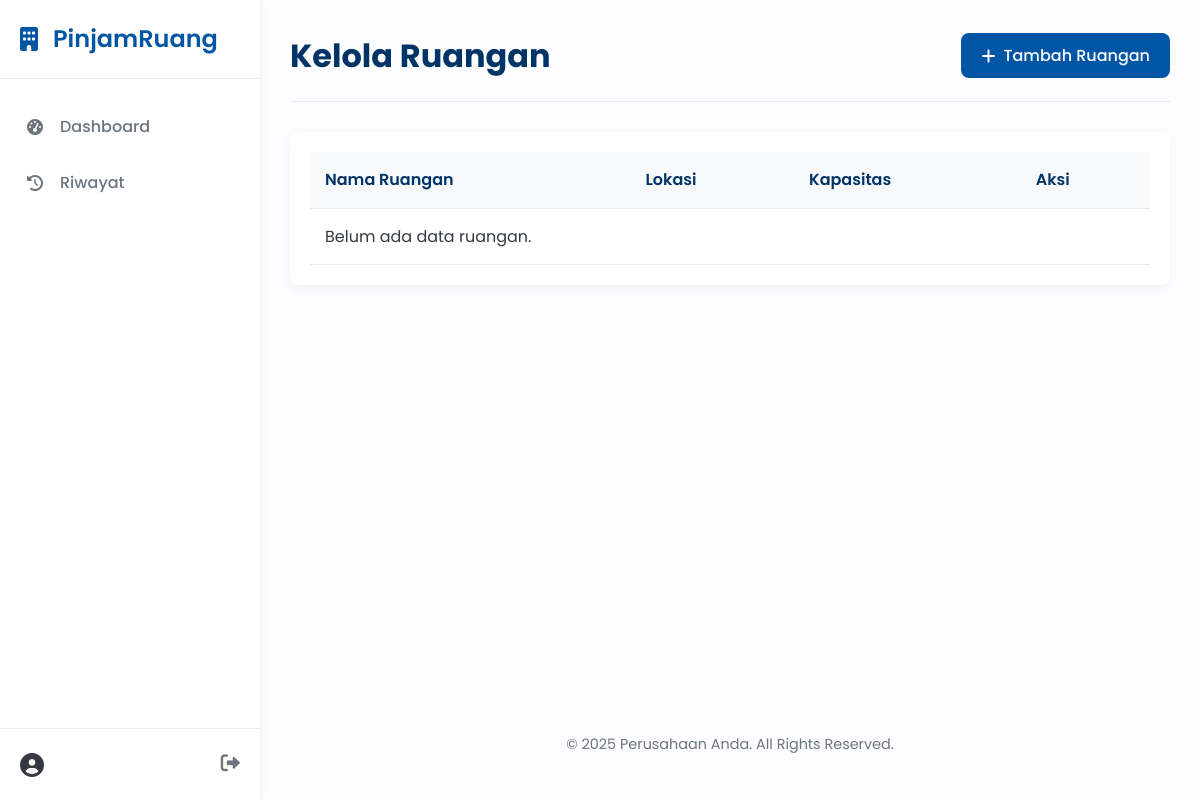
Page /manage-rooms (signed in) on the earlier database version.
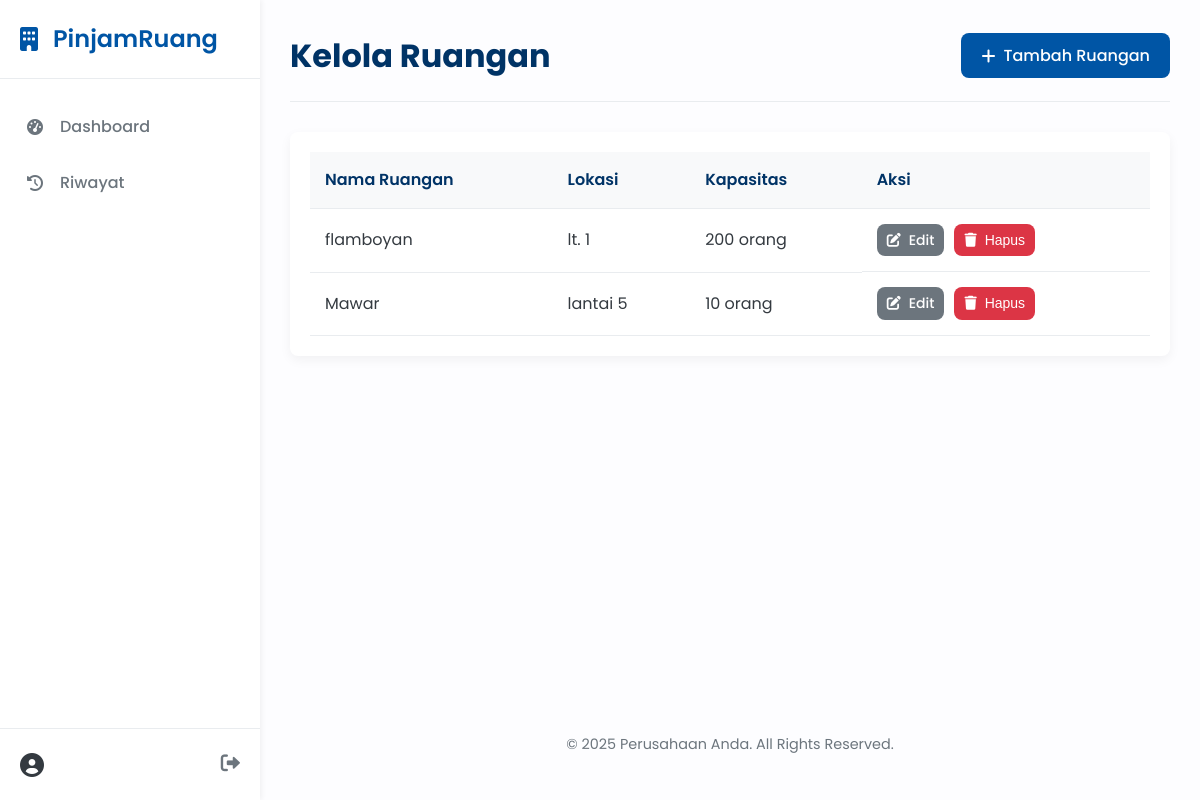
Same page on the later database version.
### app.py (models this page shows)
class Room(db.Model):
    id = db.Column(db.Integer, primary_key=True)
    name = db.Column(db.String(100), unique=True, nullable=False)
    capacity = db.Column(db.Integer, nullable=False)
    location = db.Column(db.String(100))
    facilities = db.Column(db.Text)
    bookings = db.relationship('Booking', backref='room', lazy=True)

### app.py (the view)
@app.route('/manage-rooms')
@login_required
@admin_required
def manage_rooms():
    rooms = Room.query.order_by(Room.id).all()
    return render_template('manage_rooms.html', rooms=rooms)

### app.py (called while the page is built)
def login_required(view):
    @functools.wraps(view)
    def wrapped_view(**kwargs):
        if g.user is None:
            flash('Anda harus login untuk mengakses halaman ini.', 'warning')
            return redirect(url_for('login'))
        return view(**kwargs)
    return wrapped_view

def admin_required(view):
    @functools.wraps(view)
    def wrapped_view(**kwargs):
        if not g.user or not g.user.is_admin:
            flash('Anda tidak memiliki hak akses ke halaman ini.', 'danger')
            return redirect(url_for('dashboard'))
        return view(**kwargs)
    return wrapped_view

@app.before_request
def load_logged_in_user():
    user_id = session.get('user_id')
    g.user = User.query.get(user_id) if user_id else None

@app.context_processor
def inject_current_year():
    return {'current_year': datetime.utcnow().year}

### templates/manage_rooms.html (shortened to what this page needs)
{% extends "base.html" %}
{% block content %}
<div class="page-header">
    <h1>Kelola Ruangan</h1>
    <a href="{{ url_for('add_room') }}" class="btn btn-primary"><i class="fas fa-plus"></i> Tambah Ruangan</a>
</div>
<div class="table-container">
    <table class="data-table">
        <thead>
            <tr>
                <th>Nama Ruangan</th>
                <th>Lokasi</th>
                <th>Kapasitas</th>
                <th>Aksi</th>
            </tr>
        </thead>
        <tbody>
            {% for room in rooms %}
            <tr>
                <td>{{ room.name }}</td>
                <td>{{ room.location }}</td>
                <td>{{ room.capacity }} orang</td>
                <td class="action-buttons">
                    <a href="{{ url_for('edit_room', room_id=room.id) }}" class="btn btn-secondary btn-sm"><i class="fas fa-edit"></i> Edit</a>
                    <button class="btn btn-danger btn-sm" onclick="openDeleteModal({{ room.id }}, '{{ room.name }}')"><i class="fas fa-trash"></i> Hapus</button>
                </td>
            </tr>
            {% else %}
            <tr>
                <td colspan="4">Belum ada data ruangan.</td>
            </tr>
            {% endfor %}
        </tbody>
    </table>
</div>
{% endblock %}

### templates/base.html (shortened to what this page needs)
<!DOCTYPE html>
<html lang="id">
<head>
    <link rel="stylesheet" href="https://cdnjs.cloudflare.com/ajax/libs/font-awesome/6.0.0-beta3/css/all.min.css">
    <link rel="stylesheet" href="{{ url_for('static', filename='css/style.css') }}">
</head>
<body>
    <div class="page-container">
        <aside class="sidebar">
            <div class="sidebar-header">
                <i class="fas fa-building"></i>
                <span>PinjamRuang</span>
            </div>
            <nav class="sidebar-nav">
                <a href="{{ url_for('dashboard') }}" class="nav-item"><i class="fas fa-tachometer-alt"></i> Dashboard</a>
                <a href="#" class="nav-item"><i class="fas fa-history"></i> Riwayat</a>
            </nav>
            <div class="sidebar-footer">
                <div class="user-info">
                    <i class="fas fa-user-circle"></i>
                </div>
                <a href="{{ url_for('logout') }}" class="logout-btn" title="Logout"><i class="fas fa-sign-out-alt"></i></a>
            </div>
        </aside>
        <main class="main-content">
            {% block content %}{% endblock %}
            <footer class="main-footer">
                <p>&copy; 2025 Perusahaan Anda. All Rights Reserved.</p>
            </footer>
        </main>
    </div>
</body>
</html>

### static/css/style.css (style rules this page uses)
:root { --primary-color: #0055a5; --secondary-color: #003366; --light-gray: #f8f9fa; --medium-gray: #e9ecef; --dark-gray: #6c757d; --text-color: #343a40; --success-color: #28a745; --error-color: #dc3545; --warning-color: #ffc107; --info-color: #17a2b8; --border-radius: 8px; --box-shadow: 0 4px 12px rgba(0, 0, 0, 0.05); --sidebar-width: 260px; }
body, html { margin: 0; padding: 0; font-family: 'Poppins', sans-serif; background-color: #fdfdff; color: var(--text-color); line-height: 1.6; }
.page-container { display: flex; min-height: 100vh; }
.sidebar { width: var(--sidebar-width); background-color: #fff; box-shadow: 2px 0 5px rgba(0,0,0,0.05); display: flex; flex-direction: column; position: fixed; height: 100%; z-index: 1000; }
.main-content { flex-grow: 1; margin-left: var(--sidebar-width); padding: 30px; display: flex; flex-direction: column; }
.sidebar-header { padding: 20px; font-size: 1.5rem; font-weight: 600; color: var(--primary-color); display: flex; align-items: center; border-bottom: 1px solid var(--medium-gray); }
.sidebar-header i { margin-right: 15px; }
.sidebar-nav { flex-grow: 1; padding: 20px 0; }
.nav-item { display: flex; align-items: center; padding: 15px 20px; color: var(--dark-gray); text-decoration: none; font-weight: 500; transition: background-color 0.3s, color 0.3s; }
.nav-item i { width: 30px; text-align: center; margin-right: 10px; }
.sidebar-footer { padding: 20px; border-top: 1px solid var(--medium-gray); display: flex; justify-content: space-between; align-items: center; }
.user-info { display: flex; align-items: center; }
.user-info i { font-size: 1.5rem; margin-right: 10px; }
.logout-btn { color: var(--dark-gray); font-size: 1.2rem; text-decoration: none; }
.main-content .main-footer { text-align: center; padding: 20px 0 0 0; margin-top: auto; color: var(--dark-gray); font-size: 0.9rem; }
.btn { padding: 10px 20px; border: none; border-radius: var(--border-radius); cursor: pointer; text-decoration: none; font-weight: 500; transition: all 0.3s; display: inline-flex; align-items: center; gap: 8px; }
.btn-primary { background-color: var(--primary-color); color: white; }
.btn-secondary { background-color: var(--dark-gray); color: white; }
.btn-danger { background-color: var(--error-color); color: white; }
.btn-sm { padding: 5px 10px; font-size: 0.875rem; }
.page-header { display: flex; justify-content: space-between; align-items: center; margin-bottom: 30px; border-bottom: 1px solid var(--medium-gray); padding-bottom: 20px; }
.page-header h1 { margin: 0; color: var(--secondary-color); }
.table-container { background: #fff; padding: 20px; border-radius: var(--border-radius); box-shadow: var(--box-shadow); }
.data-table { width: 100%; border-collapse: collapse; }
.data-table th, .data-table td { padding: 15px; text-align: left; border-bottom: 1px solid var(--medium-gray); }
.data-table thead th { background-color: var(--light-gray); font-weight: 600; color: var(--secondary-color); }
.action-buttons { display: flex; gap: 10px; }

Differences in the rows shown:
added Room: name "flamboyan", location "lt. 1", capacity "200"
added Room: name "Mawar", location "lantai 5", capacity "10"
Other differences:
text no longer shown: "Belum ada data ruangan."
